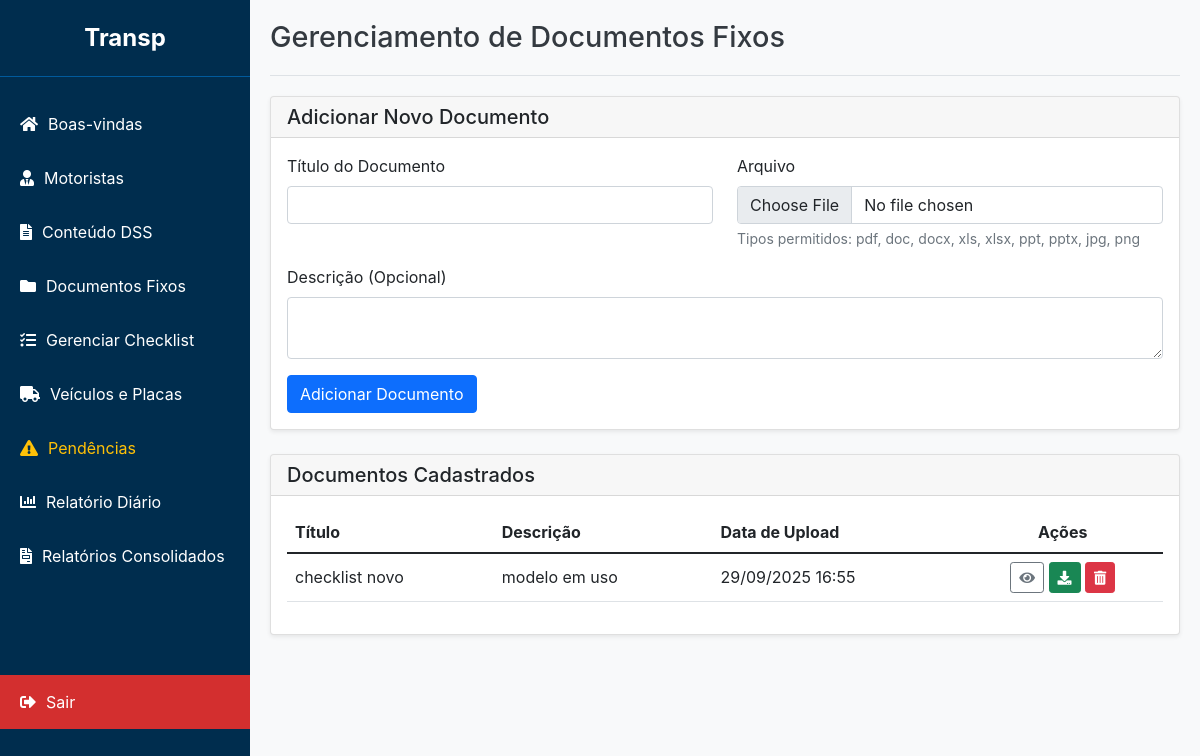
The app's page /admin/documentos (signed in), older data.
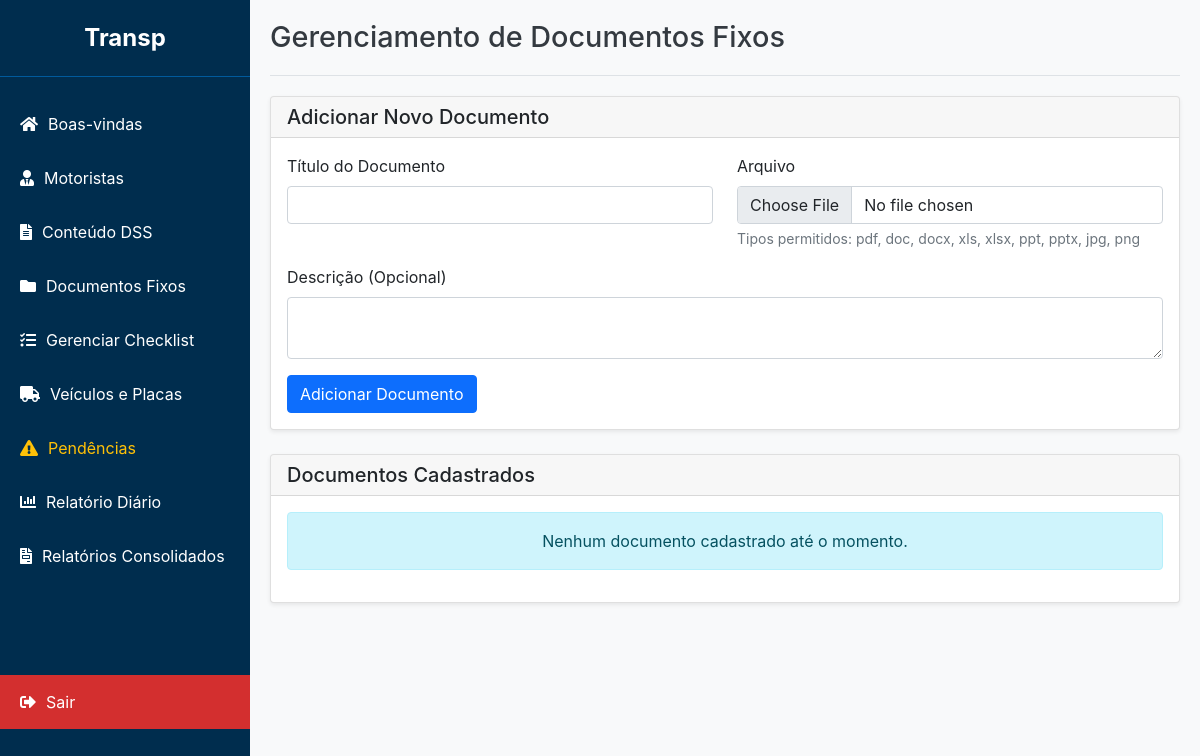
The same page, newer data.
### app/models.py (models this page shows)
class DocumentoFixo(db.Model):
    id = db.Column(db.Integer, primary_key=True)
    titulo = db.Column(db.String(200), nullable=False)
    descricao = db.Column(db.Text, nullable=True)
    nome_arquivo = db.Column(db.String(255), nullable=False)
    data_upload = db.Column(db.DateTime, nullable=False, default=datetime.utcnow)

### app/routes.py (the view, shortened to what this page needs)
@admin_bp.route('/documentos', methods=['GET', 'POST'])
def gerenciar_documentos():
    if 'admin_user' not in session:
        return redirect(url_for('admin.login'))
    documentos = DocumentoFixo.query.order_by(DocumentoFixo.data_upload.desc()).all()
    return render_template('admin_documentos.html', documentos=documentos)

### app/templates/admin_documentos.html (shortened to what this page needs)
{% extends "base_adm.html" %}
{% block header %}Gerenciamento de Documentos Fixos{% endblock %}
{% block content %}
<div class="card shadow-sm mb-4">
    <div class="card-header">
        <h5 class="mb-0">Adicionar Novo Documento</h5>
    </div>
    <div class="card-body">
        <form action="{{ url_for('admin.gerenciar_documentos') }}" method="POST" enctype="multipart/form-data">
            <div class="row">
                <div class="col-md-6 mb-3">
                    <label for="titulo" class="form-label">Título do Documento</label>
                    <input type="text" class="form-control" id="titulo" name="titulo" required>
                </div>
                <div class="col-md-6 mb-3">
                    <label for="arquivo" class="form-label">Arquivo</label>
                    <input class="form-control" type="file" id="arquivo" name="arquivo" required>
                    <div class="form-text">Tipos permitidos: pdf, doc, docx, xls, xlsx, ppt, pptx, jpg, png</div>
                </div>
            </div>
            <div class="mb-3">
                <label for="descricao" class="form-label">Descrição (Opcional)</label>
                <textarea class="form-control" id="descricao" name="descricao" rows="2"></textarea>
            </div>
            <button type="submit" class="btn btn-primary">Adicionar Documento</button>
        </form>
    </div>
</div>
<div class="card shadow-sm">
    <div class="card-header">
        <h5 class="mb-0">Documentos Cadastrados</h5>
    </div>
    <div class="card-body table-responsive">
        {% if documentos %}
            <table class="table table-hover align-middle">
                <thead>
                    <tr>
                        <th>Título</th>
                        <th>Descrição</th>
                        <th>Data de Upload</th>
                        <th class="text-center">Ações</th>
                    </tr>
                </thead>
                <tbody>
                    {% for doc in documentos %}
                        <tr>
                            <td>{{ doc.titulo }}</td>
                            <td>{{ doc.descricao or 'N/A' }}</td>
                            <td>{{ doc.data_upload.strftime('%d/%m/%Y %H:%M') }}</td>
                            <td class="text-center">
                                <a href="{{ url_for('main.acessar_documento', documento_id=doc.id, action='view') }}" class="btn btn-outline-secondary btn-sm" target="_blank" title="Visualizar">
                                    <i class="fas fa-eye"></i>
                                </a>
                                <a href="{{ url_for('main.acessar_documento', documento_id=doc.id, action='download') }}" class="btn btn-success btn-sm" title="Baixar" onclick="alert('Iniciando o download do arquivo: {{ doc.titulo }}');">
                                    <i class="fas fa-download"></i>
                                </a>
                                <form action="{{ url_for('admin.excluir_documento', documento_id=doc.id) }}" method="POST" class="d-inline" onsubmit="return confirm('Tem certeza que deseja excluir este documento? Esta ação não pode ser desfeita.');">
                                    <button type="submit" class="btn btn-danger btn-sm" title="Excluir">
                                        <i class="fas fa-trash-alt"></i>
                                    </button>
                                </form>
                            </td>
                        </tr>
                    {% endfor %}
                </tbody>
            </table>
        {% else %}
            <div class="alert alert-info text-center">
                Nenhum documento cadastrado até o momento.
            </div>
        {% endif %}
    </div>
</div>
{% endblock %}

Row changes from the older to the newer data that the page shows:
removed DocumentoFixo: titulo "checklist novo", descricao "modelo em uso", data_upload "29/09/2025 16:55"
Text that changed along with them:
text no longer shown: "Título Descrição Data de Upload Ações"
text now shown: "Nenhum documento cadastrado até o momento."
